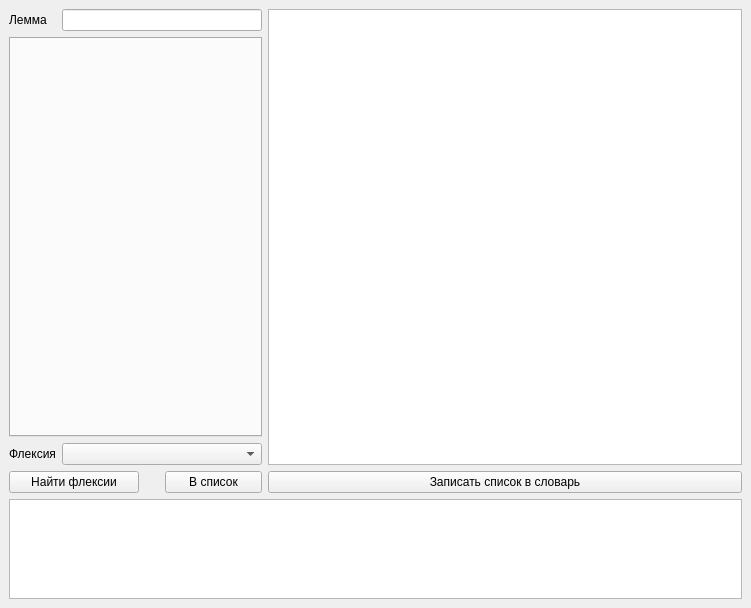
<?xml version="1.0" encoding="UTF-8"?>
<ui version="4.0">
 <class>MainWindow</class>
 <widget class="QMainWindow" name="MainWindow">
  <property name="geometry">
   <rect>
    <x>0</x>
    <y>0</y>
    <width>751</width>
    <height>608</height>
   </rect>
  </property>
  <property name="sizePolicy">
   <sizepolicy hsizetype="Expanding" vsizetype="Expanding">
    <horstretch>0</horstretch>
    <verstretch>0</verstretch>
   </sizepolicy>
  </property>
  <widget class="QWidget" name="centralwidget">
   <layout class="QGridLayout" name="gridLayout">
    <item row="0" column="0">
     <widget class="QLabel" name="label_lemma">
      <property name="text">
       <string>Лемма</string>
      </property>
     </widget>
    </item>
    <item row="0" column="1" colspan="2">
     <widget class="QLineEdit" name="lineEdit_lemma">
      <property name="minimumSize">
       <size>
        <width>200</width>
        <height>0</height>
       </size>
      </property>
      <property name="inputMethodHints">
       <set>Qt::ImhUppercaseOnly</set>
      </property>
      <property name="clearButtonEnabled">
       <bool>false</bool>
      </property>
     </widget>
    </item>
    <item row="0" column="3" rowspan="3">
     <widget class="QTableWidget" name="tableWidget_morphed"/>
    </item>
    <item row="1" column="0" colspan="3">
     <widget class="QTabWidget" name="tabWidget">
      <property name="minimumSize">
       <size>
        <width>200</width>
        <height>0</height>
       </size>
      </property>
      <property name="currentIndex">
       <number>-1</number>
      </property>
     </widget>
    </item>
    <item row="2" column="0">
     <widget class="QLabel" name="label_flexias">
      <property name="text">
       <string>Флексия</string>
      </property>
     </widget>
    </item>
    <item row="2" column="1" colspan="2">
     <widget class="QComboBox" name="comboBox_flexias">
      <property name="minimumSize">
       <size>
        <width>100</width>
        <height>0</height>
       </size>
      </property>
     </widget>
    </item>
    <item row="3" column="0" colspan="2">
     <widget class="QPushButton" name="pushButton_search">
      <property name="maximumSize">
       <size>
        <width>130</width>
        <height>16777215</height>
       </size>
      </property>
      <property name="toolTip">
       <string>&lt;html&gt;&lt;head/&gt;&lt;body&gt;&lt;p&gt;Найти модели флексий по введённому примеру&lt;/p&gt;&lt;/body&gt;&lt;/html&gt;</string>
      </property>
      <property name="text">
       <string>Найти флексии</string>
      </property>
     </widget>
    </item>
    <item row="3" column="2">
     <widget class="QPushButton" name="pushButton_add">
      <property name="maximumSize">
       <size>
        <width>250</width>
        <height>16777215</height>
       </size>
      </property>
      <property name="toolTip">
       <string>&lt;html&gt;&lt;head/&gt;&lt;body&gt;&lt;p&gt;Внести лемму с выбранной моделью в список претендентов на добавление в сорварь&lt;/p&gt;&lt;/body&gt;&lt;/html&gt;</string>
      </property>
      <property name="text">
       <string>В список</string>
      </property>
     </widget>
    </item>
    <item row="3" column="3">
     <widget class="QPushButton" name="pushButton_to_dict">
      <property name="toolTip">
       <string>&lt;html&gt;&lt;head/&gt;&lt;body&gt;&lt;p&gt;Внести всех претендентав из подготовленного списка в словарь&lt;/p&gt;&lt;/body&gt;&lt;/html&gt;</string>
      </property>
      <property name="text">
       <string>Записать список в словарь</string>
      </property>
     </widget>
    </item>
    <item row="4" column="0" colspan="4">
     <widget class="QPlainTextEdit" name="plainTextEdit">
      <property name="maximumSize">
       <size>
        <width>16777215</width>
        <height>100</height>
       </size>
      </property>
      <property name="sizeIncrement">
       <size>
        <width>0</width>
        <height>0</height>
       </size>
      </property>
      <property name="readOnly">
       <bool>true</bool>
      </property>
     </widget>
    </item>
   </layout>
  </widget>
 </widget>
 <resources/>
 <connections/>
</ui>
